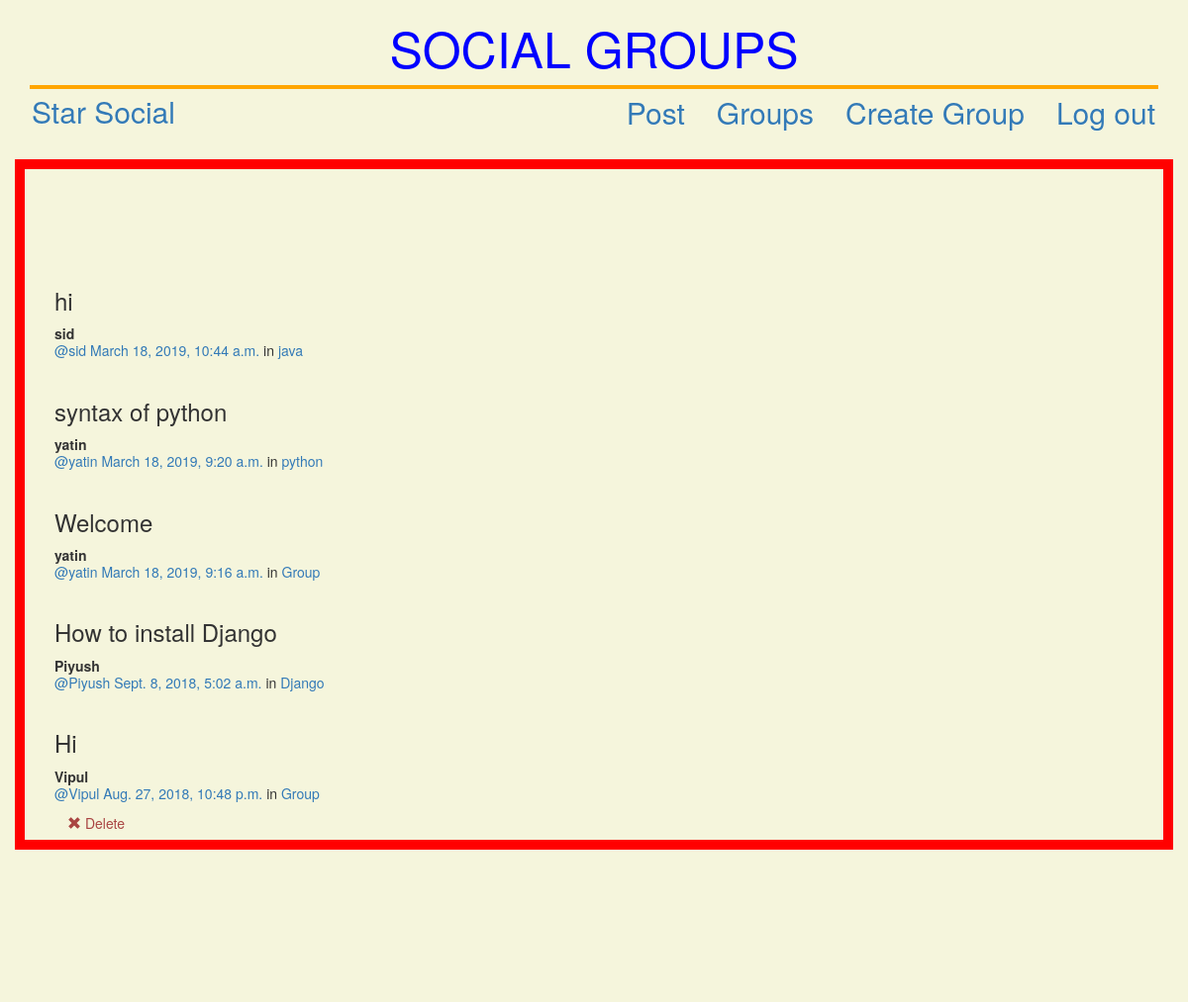
The page /posts/ (signed in) on the database its author committed.
### posts/models.py (models this page shows, shortened)
class Post(models.Model):
    user = models.ForeignKey(User, related_name="posts", on_delete=models.CASCADE)
    created_at = models.DateTimeField(auto_now=True)
    message = models.TextField()
    message_html = models.TextField(editable=False)
    group = models.ForeignKey(Group, related_name="posts",null=True, blank=True, on_delete=models.CASCADE)
    class Meta:
        ordering = ["-created_at"]
        unique_together = ["user", "message"]

### groups/models.py (models this page shows, shortened)
class Group(models.Model):
    name = models.CharField(max_length=255, unique=True)
    slug = models.SlugField(allow_unicode=True, unique=True)
    description = models.TextField(blank=True, default='')
    description_html = models.TextField(editable=False, default='', blank=True)
    members = models.ManyToManyField(User,through="GroupMember")
    class Meta:
        ordering = ["name"]

### posts/views.py (the view)
# urls.py: path("", views.PostList.as_view(), name="all"),
class PostList(SelectRelatedMixin, generic.ListView):
    model = models.Post
    select_related = ("user", "group")

### posts/templates/posts/post_list.html (shortened to what this page needs)
{% extends "posts/post_base.html" %}
{% load staticfiles %}
{% block post_content %}
<div class="col-md-8">
	{% for post in post_list %}
  {% include "posts/_post.html" %}
	{% endfor %}
</div>
{% endblock %}

### posts/templates/posts/_post.html
<div class="post media">
	<h3>{{ post.message_html|safe }}</h3>
	<div class="media-body">
		<strong>{{ post.user.username }}</strong>
		<h5 class="media-heading">
			<span class="username"><a href="{% url 'posts:for_user' username=post.user.username %}">@{{ post.user.username }}</a></span>
			<time class="time"><a href="{% url 'posts:single' username=post.user.username pk=post.pk %}">{{ post.created_at }}</a></time>
			{% if post.group %}
			<span class="group-name">in <a href="#">{{ post.group.name }}</a></span>
			{% endif %}
		</h5>
		<div class="media-footer">
			{% if user.is_authenticated and post.user == user and not hide_delete %}
				<a href="{% url 'posts:delete' pk=post.pk %}" title="delete" class="btn btn-simple">
					<span class="glyphicon glyphicon-remove text-danger" aria-hidden="true"></span>
					<span class="text-danger icon-label">Delete</span>
				</a>
			{% endif %}
		</div>
	</div>
</div>

### static/css/master.css (style rules this page uses)
html, body { height: 100%; width: 100%; overflow: hidden; background: #191063; margin: 0; background-color:red; }

### rows shown on the page
Post: message_html "hi", user.username "sid", created_at "March 18, 2019, 10:44 a.m.", group.name "java"
Post: message_html "syntax of python", user.username "yatin", created_at "March 18, 2019, 9:20 a.m.", group.name "python"
Post: message_html "Welcome", user.username "yatin", created_at "March 18, 2019, 9:16 a.m.", group.name "Group"
Post: message_html "How to install Django", user.username "Piyush", created_at "Sept. 8, 2018, 5:02 a.m.", group.name "Django"
Post: message_html "Hi", user.username "Vipul", created_at "Aug. 27, 2018, 10:48 p.m.", group.name "Group", shows "Delete"
